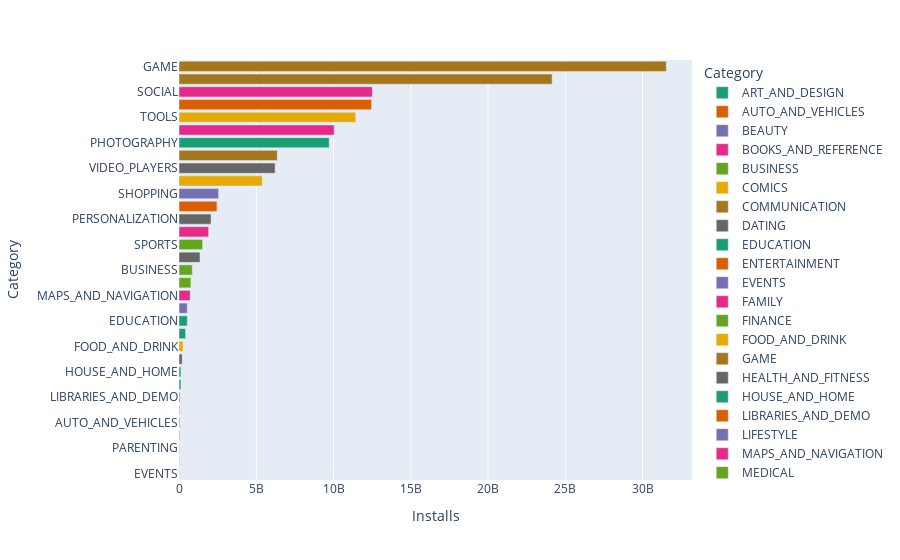

Write notebook code for a chart like this one.
### Code cell
DATA_FRAME = category_installs
X_COR = "Installs"
Y_COR = category_installs.index

hor_bar = px.bar(
    data_frame=DATA_FRAME,
    x=X_COR,
    y=Y_COR,
    color=Y_COR,
    orientation="h",
    color_discrete_sequence=px.colors.qualitative.Dark2,
)


hor_bar.update_layout(yaxis=dict(categoryorder="total ascending"))

hor_bar.show()

### Figure 1 — Plotly figure (JSON) as saved in the notebook; plotly's stock layout.template omitted (floating-point values rounded to 4 significant figures)
{"data": [{"alignmentgroup": "True", "hovertemplate": "Category=%{y}<br>Installs=%{x}<extra></extra>", "legendgroup": "ART_AND_DESIGN", "marker": {"color": "rgb(27,158,119)", "pattern": {"shape": ""}}, "name": "ART_AND_DESIGN", "offsetgroup": "ART_AND_DESIGN", "orientation": "h", "showlegend": true, "textposition": "auto", "type": "bar", "x": [124233100], "xaxis": "x", "y": ["ART_AND_DESIGN"], "yaxis": "y"}, {"alignmentgroup": "True", "hovertemplate": "Category=%{y}<br>Installs=%{x}<extra></extra>", "legendgroup": "AUTO_AND_VEHICLES", "marker": {"color": "rgb(217,95,2)", "pattern": {"shape": ""}}, "name": "AUTO_AND_VEHICLES", "offsetgroup": "AUTO_AND_VEHICLES", "orientation": "h", "showlegend": true, "textposition": "auto", "type": "bar", "x": [53129800], "xaxis": "x", "y": ["AUTO_AND_VEHICLES"], "yaxis": "y"}, {"alignmentgroup": "True", "hovertemplate": "Category=%{y}<br>Installs=%{x}<extra></extra>", "legendgroup": "BEAUTY", "marker": {"color": "rgb(117,112,179)", "pattern": {"shape": ""}}, "name": "BEAUTY", "offsetgroup": "BEAUTY", "orientation": "h", "showlegend": true, "textposition": "auto", "type": "bar", "x": [26916200], "xaxis": "x", "y": ["BEAUTY"], "yaxis": "y"}, {"alignmentgroup": "True", "hovertemplate": "Category=%{y}<br>Installs=%{x}<extra></extra>", "legendgroup": "BOOKS_AND_REFERENCE", "marker": {"color": "rgb(231,41,138)", "pattern": {"shape": ""}}, "name": "BOOKS_AND_REFERENCE", "offsetgroup": "BOOKS_AND_REFERENCE", "orientation": "h", "showlegend": true, "textposition": "auto", "type": "bar", "x": [1916291655], "xaxis": "x", "y": ["BOOKS_AND_REFERENCE"], "yaxis": "y"}, {"alignmentgroup": "True", "hovertemplate": "Category=%{y}<br>Installs=%{x}<extra></extra>", "legendgroup": "BUSINESS", "marker": {"color": "rgb(102,166,30)", "pattern": {"shape": ""}}, "name": "BUSINESS", "offsetgroup": "BUSINESS", "orientation": "h", "showlegend": true, "textposition": "auto", "type": "bar", "x": [863518120], "xaxis": "x", "y": ["BUSINESS"], "yaxis": "y"}, {"alignmentgroup": "True", "hovertemplate": "Category=%{y}<br>Installs=%{x}<extra></extra>", "legendgroup": "COMICS", "marker": {"color": "rgb(230,171,2)", "pattern": {"shape": ""}}, "name": "COMICS", "offsetgroup": "COMICS", "orientation": "h", "showlegend": true, "textposition": "auto", "type": "bar", "x": [56036100], "xaxis": "x", "y": ["COMICS"], "yaxis": "y"}, {"alignmentgroup": "True", "hovertemplate": "Category=%{y}<br>Installs=%{x}<extra></extra>", "legendgroup": "COMMUNICATION", "marker": {"color": "rgb(166,118,29)", "pattern": {"shape": ""}}, "name": "COMMUNICATION", "offsetgroup": "COMMUNICATION", "orientation": "h", "showlegend": true, "textposition": "auto", "type": "bar", "x": [24152241530], "xaxis": "x", "y": ["COMMUNICATION"], "yaxis": "y"}, {"alignmentgroup": "True", "hovertemplate": "Category=%{y}<br>Installs=%{x}<extra></extra>", "legendgroup": "DATING", "marker": {"color": "rgb(102,102,102)", "pattern": {"shape": ""}}, "name": "DATING", "offsetgroup": "DATING", "orientation": "h", "showlegend": true, "textposition": "auto", "type": "bar", "x": [206522410], "xaxis": "x", "y": ["DATING"], "yaxis": "y"}, {"alignmentgroup": "True", "hovertemplate": "Category=%{y}<br>Installs=%{x}<extra></extra>", "legendgroup": "EDUCATION", "marker": {"color": "rgb(27,158,119)", "pattern": {"shape": ""}}, "name": "EDUCATION", "offsetgroup": "EDUCATION", "orientation": "h", "showlegend": true, "textposition": "auto", "type": "bar", "x": [533852000], "xaxis": "x", "y": ["EDUCATION"], "yaxis": "y"}, {"alignmentgroup": "True", "hovertemplate": "Category=%{y}<br>Installs=%{x}<extra></extra>", "legendgroup": "ENTERTAINMENT", "marker": {"color": "rgb(217,95,2)", "pattern": {"shape": ""}}, "name": "ENTERTAINMENT", "offsetgroup": "ENTERTAINMENT", "orientation": "h", "showlegend": true, "textposition": "auto", "type": "bar", "x": [2455660000], "xaxis": "x", "y": ["ENTERTAINMENT"], "yaxis": "y"}, {"alignmentgroup": "True", "hovertemplate": "Category=%{y}<br>Installs=%{x}<extra></extra>", "legendgroup": "EVENTS", "marker": {"color": "rgb(117,112,179)", "pattern": {"shape": ""}}, "name": "EVENTS", "offsetgroup": "EVENTS", "orientation": "h", "showlegend": true, "textposition": "auto", "type": "bar", "x": [15949410], "xaxis": "x", "y": ["EVENTS"], "yaxis": "y"}, {"alignmentgroup": "True", "hovertemplate": "Category=%{y}<br>Installs=%{x}<extra></extra>", "legendgroup": "FAMILY", "marker": {"color": "rgb(231,41,138)", "pattern": {"shape": ""}}, "name": "FAMILY", "offsetgroup": "FAMILY", "orientation": "h", "showlegend": true, "textposition": "auto", "type": "bar", "x": [10041130590], "xaxis": "x", "y": ["FAMILY"], "yaxis": "y"}, {"alignmentgroup": "True", "hovertemplate": "Category=%{y}<br>Installs=%{x}<extra></extra>", "legendgroup": "FINANCE", "marker": {"color": "rgb(102,166,30)", "pattern": {"shape": ""}}, "name": "FINANCE", "offsetgroup": "FINANCE", "orientation": "h", "showlegend": true, "textposition": "auto", "type": "bar", "x": [770312400], "xaxis": "x", "y": ["FINANCE"], "yaxis": "y"}, {"alignmentgroup": "True", "hovertemplate": "Category=%{y}<br>Installs=%{x}<extra></extra>", "legendgroup": "FOOD_AND_DRINK", "marker": {"color": "rgb(230,171,2)", "pattern": {"shape": ""}}, "name": "FOOD_AND_DRINK", "offsetgroup": "FOOD_AND_DRINK", "orientation": "h", "showlegend": true, "textposition": "auto", "type": "bar", "x": [257777750], "xaxis": "x", "y": ["FOOD_AND_DRINK"], "yaxis": "y"}, {"alignmentgroup": "True", "hovertemplate": "Category=%{y}<br>Installs=%{x}<extra></extra>", "legendgroup": "GAME", "marker": {"color": "rgb(166,118,29)", "pattern": {"shape": ""}}, "name": "GAME", "offsetgroup": "GAME", "orientation": "h", "showlegend": true, "textposition": "auto", "type": "bar", "x": [31543862717], "xaxis": "x", "y": ["GAME"], "yaxis": "y"}, {"alignmentgroup": "True", "hovertemplate": "Category=%{y}<br>Installs=%{x}<extra></extra>", "legendgroup": "HEALTH_AND_FITNESS", "marker": {"color": "rgb(102,102,102)", "pattern": {"shape": ""}}, "name": "HEALTH_AND_FITNESS", "offsetgroup": "HEALTH_AND_FITNESS", "orientation": "h", "showlegend": true, "textposition": "auto", "type": "bar", "x": [1361006220], "xaxis": "x", "y": ["HEALTH_AND_FITNESS"], "yaxis": "y"}, {"alignmentgroup": "True", "hovertemplate": "Category=%{y}<br>Installs=%{x}<extra></extra>", "legendgroup": "HOUSE_AND_HOME", "marker": {"color": "rgb(27,158,119)", "pattern": {"shape": ""}}, "name": "HOUSE_AND_HOME", "offsetgroup": "HOUSE_AND_HOME", "orientation": "h", "showlegend": true, "textposition": "auto", "type": "bar", "x": [125082000], "xaxis": "x", "y": ["HOUSE_AND_HOME"], "yaxis": "y"}, {"alignmentgroup": "True", "hovertemplate": "Category=%{y}<br>Installs=%{x}<extra></extra>", "legendgroup": "LIBRARIES_AND_DEMO", "marker": {"color": "rgb(217,95,2)", "pattern": {"shape": ""}}, "name": "LIBRARIES_AND_DEMO", "offsetgroup": "LIBRARIES_AND_DEMO", "orientation": "h", "showlegend": true, "textposition": "auto", "type": "bar", "x": [62083000], "xaxis": "x", "y": ["LIBRARIES_AND_DEMO"], "yaxis": "y"}, {"alignmentgroup": "True", "hovertemplate": "Category=%{y}<br>Installs=%{x}<extra></extra>", "legendgroup": "LIFESTYLE", "marker": {"color": "rgb(117,112,179)", "pattern": {"shape": ""}}, "name": "LIFESTYLE", "offsetgroup": "LIFESTYLE", "orientation": "h", "showlegend": true, "textposition": "auto", "type": "bar", "x": [534742120], "xaxis": "x", "y": ["LIFESTYLE"], "yaxis": "y"}, {"alignmentgroup": "True", "hovertemplate": "Category=%{y}<br>Installs=%{x}<extra></extra>", "legendgroup": "MAPS_AND_NAVIGATION", "marker": {"color": "rgb(231,41,138)", "pattern": {"shape": ""}}, "name": "MAPS_AND_NAVIGATION", "offsetgroup": "MAPS_AND_NAVIGATION", "orientation": "h", "showlegend": true, "textposition": "auto", "type": "bar", "x": [724267560], "xaxis": "x", "y": ["MAPS_AND_NAVIGATION"], "yaxis": "y"}, {"alignmentgroup": "True", "hovertemplate": "Category=%{y}<br>Installs=%{x}<extra></extra>", "legendgroup": "MEDICAL", "marker": {"color": "rgb(102,166,30)", "pattern": {"shape": ""}}, "name": "MEDICAL", "offsetgroup": "MEDICAL", "orientation": "h", "showlegend": true, "textposition": "auto", "type": "bar", "x": [42162676], "xaxis": "x", "y": ["MEDICAL"], "yaxis": "y"}, {"alignmentgroup": "True", "hovertemplate": "Category=%{y}<br>Installs=%{x}<extra></extra>", "legendgroup": "NEWS_AND_MAGAZINES", "marker": {"color": "rgb(230,171,2)", "pattern": {"shape": ""}}, "name": "NEWS_AND_MAGAZINES", "offsetgroup": "NEWS_AND_MAGAZINES", "orientation": "h", "showlegend": true, "textposition": "auto", "type": "bar", "x": [5393110650], "xaxis": "x", "y": ["NEWS_AND_MAGAZINES"], "yaxis": "y"}, {"alignmentgroup": "True", "hovertemplate": "Category=%{y}<br>Installs=%{x}<extra></extra>", "legendgroup": "PARENTING", "marker": {"color": "rgb(166,118,29)", "pattern": {"shape": ""}}, "name": "PARENTING", "offsetgroup": "PARENTING", "orientation": "h", "showlegend": true, "textposition": "auto", "type": "bar", "x": [31116110], "xaxis": "x", "y": ["PARENTING"], "yaxis": "y"}, {"alignmentgroup": "True", "hovertemplate": "Category=%{y}<br>Installs=%{x}<extra></extra>", "legendgroup": "PERSONALIZATION", "marker": {"color": "rgb(102,102,102)", "pattern": {"shape": ""}}, "name": "PERSONALIZATION", "offsetgroup": "PERSONALIZATION", "orientation": "h", "showlegend": true, "textposition": "auto", "type": "bar", "x": [2074352930], "xaxis": "x", "y": ["PERSONALIZATION"], "yaxis": "y"}, {"alignmentgroup": "True", "hovertemplate": "Category=%{y}<br>Installs=%{x}<extra></extra>", "legendgroup": "PHOTOGRAPHY", "marker": {"color": "rgb(27,158,119)", "pattern": {"shape": ""}}, "name": "PHOTOGRAPHY", "offsetgroup": "PHOTOGRAPHY", "orientation": "h", "showlegend": true, "textposition": "auto", "type": "bar", "x": [9721243130], "xaxis": "x", "y": ["PHOTOGRAPHY"], "yaxis": "y"}, {"alignmentgroup": "True", "hovertemplate": "Category=%{y}<br>Installs=%{x}<extra></extra>", "legendgroup": "PRODUCTIVITY", "marker": {"color": "rgb(217,95,2)", "pattern": {"shape": ""}}, "name": "PRODUCTIVITY", "offsetgroup": "PRODUCTIVITY", "orientation": "h", "showlegend": true, "textposition": "auto", "type": "bar", "x": [12463070180], "xaxis": "x", "y": ["PRODUCTIVITY"], "yaxis": "y"}, {"alignmentgroup": "True", "hovertemplate": "Category=%{y}<br>Installs=%{x}<extra></extra>", "legendgroup": "SHOPPING", "marker": {"color": "rgb(117,112,179)", "pattern": {"shape": ""}}, "name": "SHOPPING", "offsetgroup": "SHOPPING", "orientation": "h", "showlegend": true, "textposition": "auto", "type": "bar", "x": [2563331540], "xaxis": "x", "y": ["SHOPPING"], "yaxis": "y"}, {"alignmentgroup": "True", "hovertemplate": "Category=%{y}<br>Installs=%{x}<extra></extra>", "legendgroup": "SOCIAL", "marker": {"color": "rgb(231,41,138)", "pattern": {"shape": ""}}, "name": "SOCIAL", "offsetgroup": "SOCIAL", "orientation": "h", "showlegend": true, "textposition": "auto", "type": "bar", "x": [12513841475], "xaxis": "x", "y": ["SOCIAL"], "yaxis": "y"}, {"alignmentgroup": "True", "hovertemplate": "Category=%{y}<br>Installs=%{x}<extra></extra>", "legendgroup": "SPORTS", "marker": {"color": "rgb(102,166,30)", "pattern": {"shape": ""}}, "name": "SPORTS", "offsetgroup": "SPORTS", "orientation": "h", "showlegend": true, "textposition": "auto", "type": "bar", "x": [1528531465], "xaxis": "x", "y": ["SPORTS"], "yaxis": "y"}, {"alignmentgroup": "True", "hovertemplate": "Category=%{y}<br>Installs=%{x}<extra></extra>", "legendgroup": "TOOLS", "marker": {"color": "rgb(230,171,2)", "pattern": {"shape": ""}}, "name": "TOOLS", "offsetgroup": "TOOLS", "orientation": "h", "showlegend": true, "textposition": "auto", "type": "bar", "x": [11440724500], "xaxis": "x", "y": ["TOOLS"], "yaxis": "y"}, {"alignmentgroup": "True", "hovertemplate": "Category=%{y}<br>Installs=%{x}<extra></extra>", "legendgroup": "TRAVEL_AND_LOCAL", "marker": {"color": "rgb(166,118,29)", "pattern": {"shape": ""}}, "name": "TRAVEL_AND_LOCAL", "offsetgroup": "TRAVEL_AND_LOCAL", "orientation": "h", "showlegend": true, "textposition": "auto", "type": "bar", "x": [6361859300], "xaxis": "x", "y": ["TRAVEL_AND_LOCAL"], "yaxis": "y"}, {"alignmentgroup": "True", "hovertemplate": "Category=%{y}<br>Installs=%{x}<extra></extra>", "legendgroup": "VIDEO_PLAYERS", "marker": {"color": "rgb(102,102,102)", "pattern": {"shape": ""}}, "name": "VIDEO_PLAYERS", "offsetgroup": "VIDEO_PLAYERS", "orientation": "h", "showlegend": true, "textposition": "auto", "type": "bar", "x": [6221897200], "xaxis": "x", "y": ["VIDEO_PLAYERS"], "yaxis": "y"}, {"alignmentgroup": "True", "hovertemplate": "Category=%{y}<br>Installs=%{x}<extra></extra>", "legendgroup": "WEATHER", "marker": {"color": "rgb(27,158,119)", "pattern": {"shape": ""}}, "name": "WEATHER", "offsetgroup": "WEATHER", "orientation": "h", "showlegend": true, "textposition": "auto", "type": "bar", "x": [426096500], "xaxis": "x", "y": ["WEATHER"], "yaxis": "y"}], "layout": {"barmode": "relative", "legend": {"title": {"text": "Category"}, "tracegroupgap": 0}, "margin": {"t": 60}, "xaxis": {"anchor": "y", "domain": [0, 1], "title": {"text": "Installs"}}, "yaxis": {"anchor": "x", "categoryarray": ["WEATHER", "VIDEO_PLAYERS", "TRAVEL_AND_LOCAL", "TOOLS", "SPORTS", "SOCIAL", "SHOPPING", "PRODUCTIVITY", "PHOTOGRAPHY", "PERSONALIZATION", "PARENTING", "NEWS_AND_MAGAZINES", "MEDICAL", "MAPS_AND_NAVIGATION", "LIFESTYLE", "LIBRARIES_AND_DEMO", "HOUSE_AND_HOME", "HEALTH_AND_FITNESS", "GAME", "FOOD_AND_DRINK", "FINANCE", "FAMILY", "EVENTS", "ENTERTAINMENT", "EDUCATION", "DATING", "COMMUNICATION", "COMICS", "BUSINESS", "BOOKS_AND_REFERENCE", "BEAUTY", "AUTO_AND_VEHICLES", "ART_AND_DESIGN"], "categoryorder": "total ascending", "domain": [0, 1], "title": {"text": "Category"}}}}
